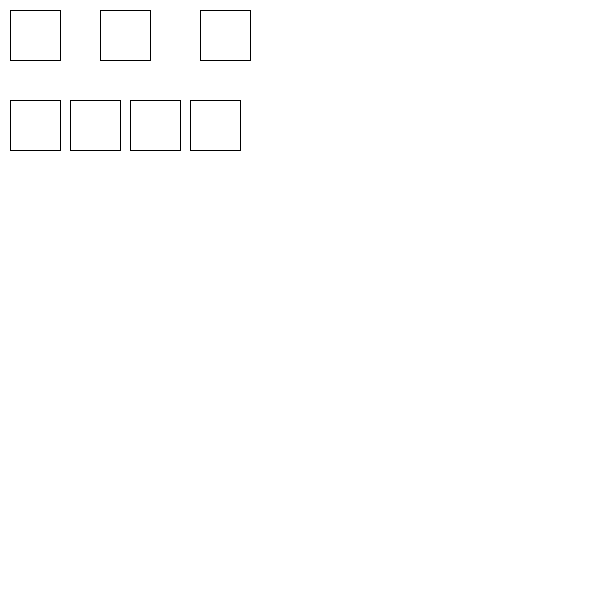
Frame 1 (no input)
Frame 60 (the mouse pressed at the canvas centre just before this capture): identical to frame 1, image omitted
Frame 120 (the mouse held since frame 60 and released just before this capture): identical to frame 1, image omitted

The Processing sketch that drew this single still picture (run headless with seeded random() and noise(); from frame 60 on, the mouse is pressed at the canvas centre):

// Processing sketch: processing_11836
// ── processing_11836.pde

//
/*
Variables are fundamental to computer programming.  
They are use to store data which can be changed altered both as we right the program and as the program is running.  
Lets us look at an example 
*/

/*
These are what we call variable declarations.  
When declaring a variable it is important to describe what kind of data they are.
In this example we declaring whole numbers which are known as integers.
We use the would int to tell the program what Data Type we are using  
For more about Data Types see 
http://download.oracle.com/javase/tutorial/java/nutsandbolts/datatypes.html
http://en.wikipedia.org/wiki/Data_type

*/

// when writing a variable you make up the names

int Xpos; // this is setting up a variable for the x position of the rectangles 
int Ypos; // this is setting up a variable for the y position of the rectangles 
int myWidth; // this is setting up a variable for the width of the rectangles 
int myHieght; // this is setting up a variable for the hieght of the rectangles 

void setup() {
  size(600,600);

}
void draw() {
  background(255);
  // we are know giving our  myWidth varriable a value.  
  //If you change this then you will change the size of all of the squares
  myWidth = 50;
  // this is setting the value of myHieght.  We want a square so we can set it to what ever value is set for myWidth
  // so we only have to change myWidth to change the height.  Thats programming! 
  myHieght = myWidth;


  rect(10,10,myWidth,myHieght);
  rect(100,10,myWidth,myHieght);
  rect(200,10,myWidth,myHieght);
  
  // you will notice that only the size of the square changes if you  change the myWidth value
  //Try changing it to 100 for example 
  
  // lets try adding some values to our Xpos and Ypos variables
  
  Xpos = 10;
  Ypos = 100;
  
  // we will know use Xpos and Ypos as the x and y position
   rect(Xpos,Ypos,myWidth,myHieght);
  
  // we are know going to update the Xpos variable to create a x position for another rectangle
  // the origanal value is 10 to which we are going to add the width of the quare plus a gap of 10
 // in other words Xpos = Xpos+myWidth+10; would look like this Xpos = 10+50+10 
 
    Xpos = Xpos+myWidth+10;
 // xpose know equals 70 so when we draw a new rectangle its x position is 70
 
   rect(Xpos,Ypos,myWidth,myHieght);
 
 // so all we need to do know is copy and past this text to create more squares  
   Xpos = Xpos+myWidth+10;
   
   rect(Xpos,Ypos,myWidth,myHieght);
      
   Xpos = Xpos+myWidth+10;
   
   rect(Xpos,Ypos,myWidth,myHieght);
   
 // now have a go at changing the value for  myWidth to see what happens 
}


/*Note:  You will notice that we have been using the + and = symbols.
In computing they are known as Operators - Other ones include < > == etc 
get to know them as they are very important.
http://download.oracle.com/javase/tutorial/java/nutsandbolts/opsummary.html
http://download.oracle.com/javase/tutorial/java/nutsandbolts/operators.html
*/
